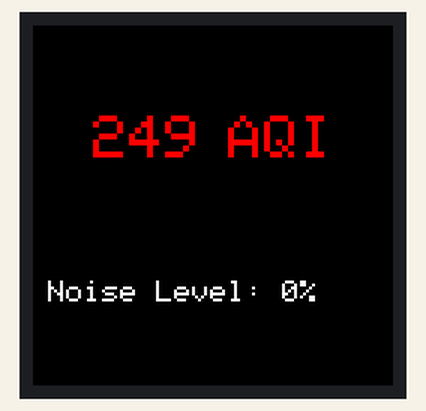
Simulated run of this sketch. Board: ESP32. On the bench: 240×240 colour display. I2S audio is not simulated (input reads silence); random numbers use the default seed unless the sketch sets one.

Above: at 0.42 s.
At 1.47 s:
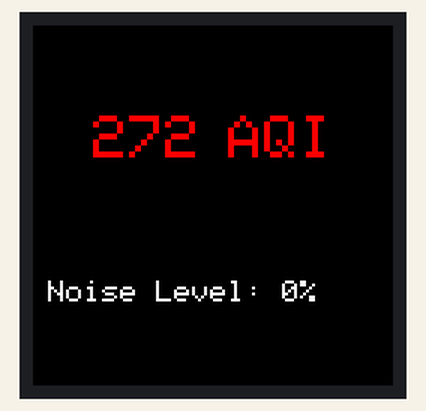
At 6.19 s:
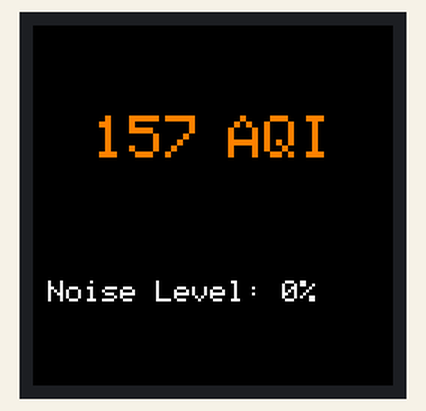
At 10.92 s:
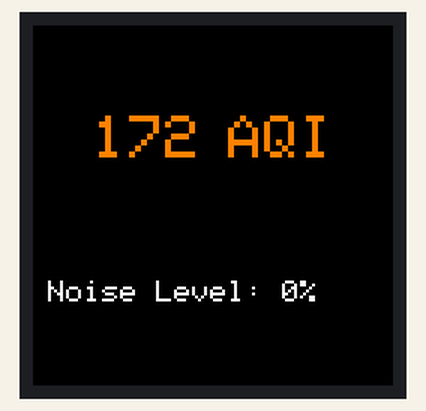
At 20.64 s:
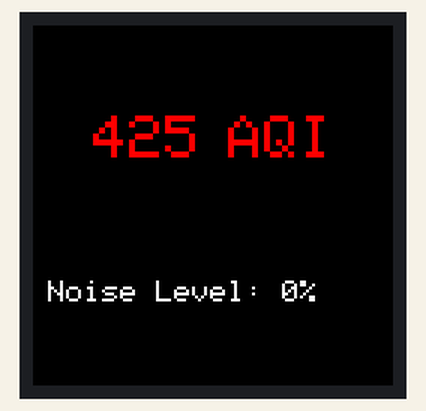
At 39.8 s:
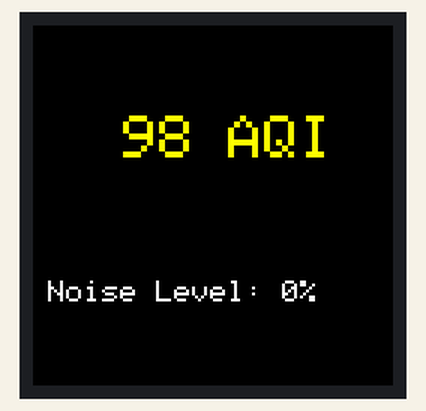

The sketch:

mic_noise_bar.ino
```cpp
#include <Arduino.h>
#include <driver/i2s.h>
#include <Adafruit_GFX.h>
#include <Adafruit_ST7789.h>
#include <SPI.h>

#define TFT_CS        2
#define TFT_RST       5
#define TFT_DC        4

// I2S pins
#define I2S_WS 15    // I2S word select pin
#define I2S_SCK 14   // I2S clock pin
#define I2S_SD 32    // I2S data pin
int16_t i2sData[1024];
// Initialize Adafruit ST7789 TFT library
Adafruit_ST7789 tft = Adafruit_ST7789(TFT_CS, TFT_DC, TFT_RST);

// I2S configuration
const i2s_config_t i2s_config = {
  .mode = i2s_mode_t(I2S_MODE_MASTER | I2S_MODE_RX), // Receive mode
  .sample_rate = 44100,                             // Sample rate
  .bits_per_sample = i2s_bits_per_sample_t(16),     // Bits per sample
  .channel_format = I2S_CHANNEL_FMT_ONLY_LEFT,      // Only left channel
  .communication_format = i2s_comm_format_t(I2S_COMM_FORMAT_I2S),
  .intr_alloc_flags = ESP_INTR_FLAG_LEVEL1,         // Interrupt level 1
  .dma_buf_count = 8,                               // Number of DMA buffers
  .dma_buf_len = 1024,                              // DMA buffer length
  .use_apll = false,
  .tx_desc_auto_clear = false,
  .fixed_mclk = 0
};

// I2S pin configuration
const i2s_pin_config_t pin_config = {
  .bck_io_num = I2S_SCK,
  .ws_io_num = I2S_WS,
  .data_out_num = I2S_PIN_NO_CHANGE,
  .data_in_num = I2S_SD
};

int sensitivity = 70; // Sensitivity variable (0 to 100)

void setup() {
  Serial.begin(115200);

  tft.init(240, 240, SPI_MODE2);    // Init ST7789 display 240x240 pixels
  tft.setRotation(3);
  tft.fillScreen(ST77XX_BLACK);

  // Configure I2S
  i2s_driver_install(I2S_NUM_0, &i2s_config, 0, NULL);
  i2s_set_pin(I2S_NUM_0, &pin_config);
  i2s_set_clk(I2S_NUM_0, 44100, I2S_BITS_PER_SAMPLE_16BIT, I2S_CHANNEL_MONO);

  // Display initial air quality value and noise level indication
  displayAirQuality(random(0, 500));
}

void loop() {
  // Read data from INMP441

  size_t bytesRead;
  i2s_read(I2S_NUM_0, &i2sData, sizeof(i2sData), &bytesRead, portMAX_DELAY);

  // Calculate RMS value of the audio signal
  int32_t sum = 0;
  for (int i = 0; i < bytesRead / 2; ++i) {
    sum += abs(i2sData[i]); // Use absolute value for higher sensitivity to small sounds
  }
  float rms = sum / (bytesRead / 2);

  // Convert RMS to a percentage for noise level (adjusted for sensitivity)
  int maxRMS = map(sensitivity, 0, 100, 1000, 100); // Adjust maxRMS based on sensitivity
  int noiseLevel = map(rms, 0, maxRMS, 0, 100); // Adjust scale as needed

  // Constrain the noise level to 100%
  noiseLevel = constrain(noiseLevel, 0, 100);

  // Display noise level as a bar on the TFT display
  displayNoiseIndication(noiseLevel);

  // Simulate changing air quality every few seconds
  int airQuality = random(0, 500);
  displayAirQuality(airQuality);
  delay(200); // Adjust delay as needed
}

void displayAirQuality(int value) {
  int color;
  // Determine text color based on air quality level
  if (value < 50) {
    color = ST77XX_GREEN;
  } else if (value < 100) {
    color = ST77XX_YELLOW;
  } else if (value < 200) {
    color = ST77XX_ORANGE;
  } else {
    color = ST77XX_RED;
  }

  // Clear previous AQI display
  tft.fillRect(10, 60, 220, 60, ST77XX_BLACK);

  // Print air quality value
  tft.setTextColor(color, ST77XX_BLACK);
  tft.setTextSize(4);
  tft.setCursor(10 + 30, 60);
  if (value < 100) {
    tft.print(" ");
    tft.setCursor(30 + 30, 60); // Adjusted position for two-digit values
  }
  tft.print(value);

  // Display AQI text
  tft.setTextSize(4);
  tft.setCursor(100 + 30, 60); // Adjusted AQI text position
  tft.println("AQI");
}

void displayNoiseIndication(int noiseLevel) {
  int barWidth = map(noiseLevel, 0, 100, 0, 240); // Map noise level percentage to pixel width

  // Clear previous noise indication display
  tft.fillRect(0, 170, 240, 60, ST77XX_BLACK);

  // Draw noise level bar
  for (int i = 0; i < barWidth; ++i) {
    if (i < barWidth * 0.2) {
      tft.drawFastVLine(i, 200, 30, ST77XX_GREEN);
    } else if (i < barWidth * 0.5) {
      tft.drawFastVLine(i, 200, 30, ST77XX_YELLOW);
    } else if (i < barWidth * 0.8) {
      tft.drawFastVLine(i, 200, 30, ST77XX_ORANGE);
    } else {
      tft.drawFastVLine(i, 200, 30, ST77XX_RED);
    }
  }

  // Display noise level text
  tft.setTextSize(2.5);
  tft.setTextColor(ST77XX_WHITE, ST77XX_BLACK);
  tft.setCursor(10, 170);
  tft.print("Noise Level: ");
  tft.print(noiseLevel);
  tft.println("%");
}
```
